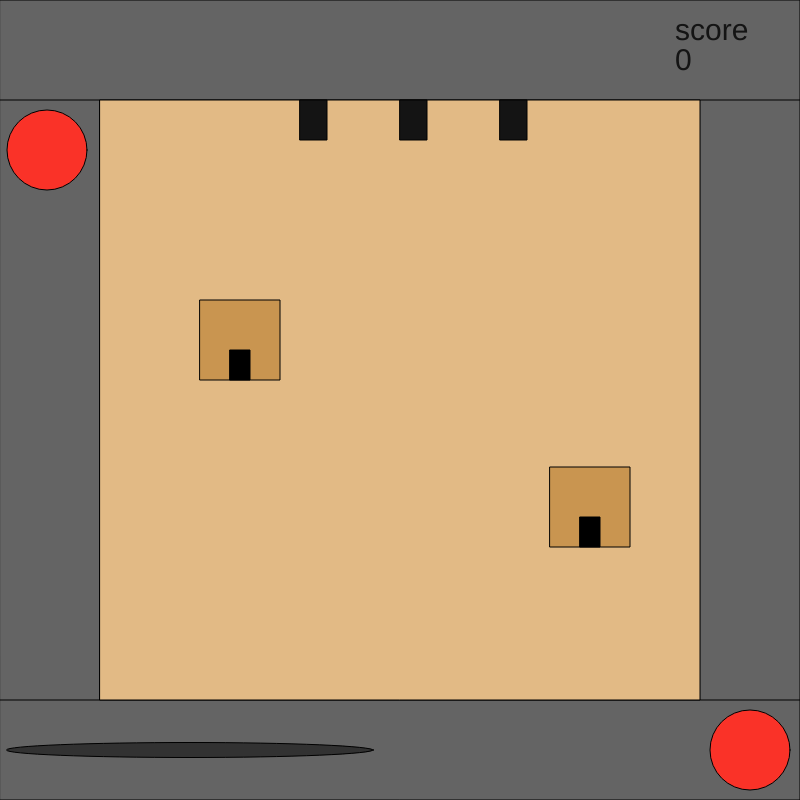
Frame 1 (no input)
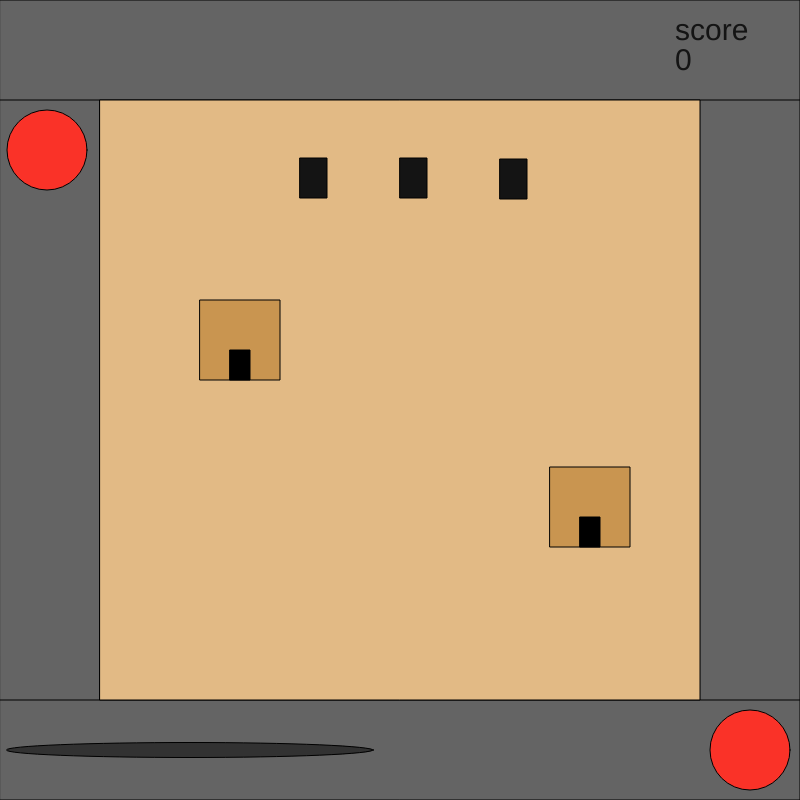
Frame 60 (no input)
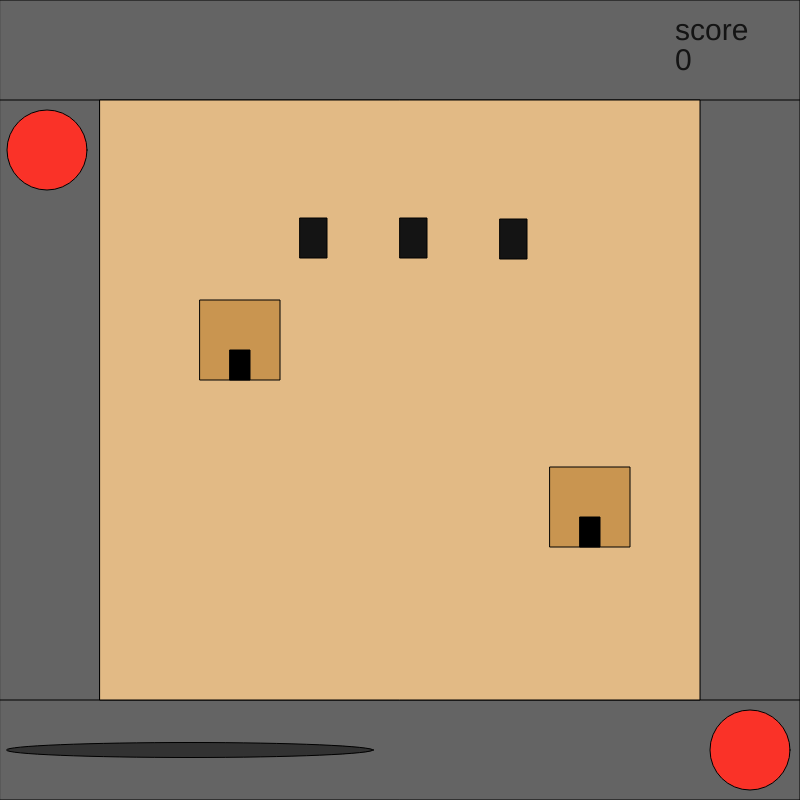
Frame 120 (the mouse pressed at the canvas centre since frame 60)

The p5.js sketch that drew these frames (run headless with seeded random() and noise() and a simulated clock; from frame 60 on, the mouse is pressed at the canvas centre):

// p5.js sketch
// ── sketch.js
var tank1Y = 100;
var tank1X = 400;
var tank2Y = 100;
var tank2X = 300;
var tank3Y = 100;
var tank3X = 500;

var mys = 0;
var tankex = 0;
var tankex2 = 0;
var tankex3 = 0;

function setup() {
  createCanvas(800, 800);
}

function draw() {
  background(220);
  fill(100, 100, 100);
  rect(0, 0, 100, 800);
  rect(700, 0, 100, 800);
  rect(0, 0, 800, 100);
  rect(0, 700, 800, 100);
  fill(250, 50, 40);
  ellipse(47, 150, 80);
  ellipse(750, 750, 80);
  fill(50, 50, 50);
  ellipse(190, 750, 367, 15);
  fill(226, 186, 133);
  rect(100, 100, 600);
  fill('rgb(201,149,80)')
  rect(200,300,80)
  fill(0,0,0)
  rect(230,350,20,30)
  fill('rgb(201,149,80)')
  rect(550,467,80)
  fill(0,0,0)
  rect(580,517,20,30)


  

  
  fill(20, 20, 20);
  rect(tank1X, tank1Y, 27, 40);
 if(tankex < 0){
  tank1Y = tank1Y + 1;
  }
  if (tank1Y > 660) {
    text("GAME OVER", 325, 400);
    tank1Y = 660;
  }
  rect(tank2X, tank2Y, 27, 40);
  if(tankex2 < 0){
  tank2Y = tank2Y + 1;
 } 
  if (tank2Y > 660) {
    text("GAME OVER", 325, 400);
    tank2Y = 660;
  }
  rect(tank3X, tank3Y, 27, 40);
  if(tankex3 < 0){}
  tank3Y = tank3Y + 1;
  
  if (tank3Y > 660) {
    text("GAME OVER", 325, 400);
    tank3Y = 660;
  }
  textSize(30);
  text("score", 675, 40);
  text(mys, 675, 70);

  tankex = tankex - 1;
  if (tankex > 1) {
    fill(240, 20, 30);
    rect(tank1X, tank1Y - 5, 55, 65);
  }
  tankex2 = tankex2 - 1;
  if (tankex2 > 1) {
    fill(240, 20, 30);
    rect(tank2X, tank2Y - 5, 55, 65);
  }
  tankex3 = tankex3 - 1;
  if (tankex3 > 1) {
    fill(240, 20, 30);
    rect(tank3X, tank3Y - 5, 55, 65);
  }
  if (tankex == 0) {
    tank1Y = 100;
    tank1X = random(100, 700);
  }
  if (tankex2 == 0) {
    tank2Y = 100;
    tank2X = random(100, 700);
  }
  if (tankex3 == 0) {
    tank3Y = 100;
    tank3X = random(100, 700);
  }

  if (tankex3 > 0) {
    tank3Y = tank3Y - 1;
  }
if(mys > 20 && tankex < 0){
  tank1Y = tank1Y +1
}
if(mys > 20 && tankex2 < 0){
  tank2Y = tank2Y +1
}
if(mys > 20 && tankex3 < 0){
  tank3Y = tank3Y +1
}
if(mys > 40 && tankex < 0){
  tank1Y = tank1Y +1
}
if(mys > 40 && tankex2 < 0){
  tank2Y = tank2Y +1
}
if(mys > 40 && tankex3 <0){
  tank3Y = tank3Y +1
}

}
function mousePressed() {
  if (
    mouseX > tank1X &&
    mouseY > tank1Y &&
    mouseX < tank1X + 27 &&
    mouseY < tank1Y + 40
  ) {
    mys = mys + 1;
    tankex = 45;
  }

  if (
    mouseX > tank2X &&
    mouseY > tank2Y &&
    mouseX < tank2X + 27 &&
    mouseY < tank2Y + 40
  ) {
    mys = mys + 1;
    tankex2 = 45;
  }
  if (
    mouseX > tank3X &&
    mouseY > tank3Y &&
    mouseX < tank3X + 27 &&
    mouseY < tank3Y + 40
  ) {
    mys = mys + 1;
    tankex3 = 45;
  }
}
